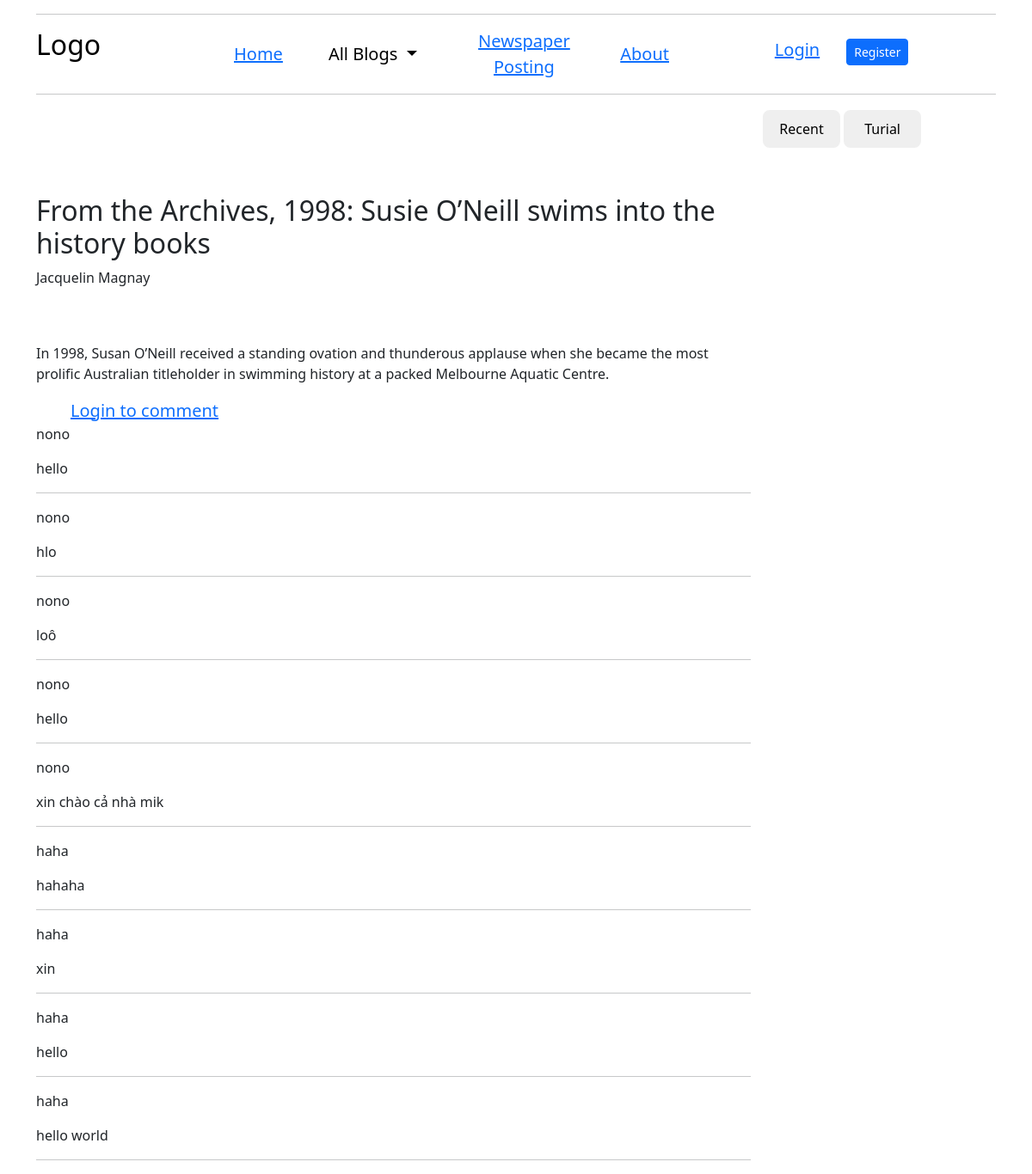
Page /detail/1/ on the committed database.
### myhome/models.py (models this page shows, shortened)
class Post(models.Model):
    title = models.CharField(max_length=300)
    description = models.TextField()
    create_at = models.DateTimeField(auto_now_add=True)
    category = models.CharField(max_length=20,)
    image = models.CharField( max_length=300,blank=True, null=True)
    author = models.CharField(max_length=100,null=True, blank=True)

class Comment(models.Model):
    user = models.CharField(max_length=1000)
    comment = models.TextField()
    created_at = models.DateTimeField(auto_now_add=True)
    post = models.ForeignKey(Post, on_delete=models.CASCADE,related_name='comments')

### myhome/views.py (the view)
# urls.py: path('detail/<int:post_id>/', views.detail, name='detail'),
def detail(request, post_id):
    post = Post.objects.get(id=post_id)
    comments = Comment.objects.all()
    return render(request, 'posts/detail.html', {'post':post,'comments':comments} )

### myhome/templates/posts/detail.html
{% extends 'pages/base.html' %}
{% block category %}
  <h2>{{ post.title }}</h2>
  <p class="post_author">{{ post.author }}</p>
  <img src="{{ post.image }}" alt="" class="image"/><br><br>
  <p>{{post.description}}</p>
  {% if user.is_authenticated %}
  <form method="POST" action="{% url 'comment' post_id=post.id author=user.username %}">
    {% csrf_token %}
    <label for="user_comment">comment</label>
    <input type="text" id="user_comment" name="user_comment">
    <button type="submit">POST</button>
  </form><br><br><br><br>
  {% for comment in comments %}
    <p>{{ comment.user }}</p>
    <p>{{ comment.comment }}</p>
  {%endfor %}
  {% else %}
  <a href="127.0.0.1:8000/login">Login to comment</a>
  {% endif %}
  {% for comment in comments %}
    <p>{{ comment.user }}</p>
    <p>{{ comment.comment }}</p>
    <hr>
  {%endfor %}
{% endblock %}

### myhome/templates/pages/base.html (shortened to what this page needs)
<!DOCTYPE html>
<html lang="en">
  <head>
    {% load static %}
    <link rel="stylesheet" href="{% static 'css/styles.css' %}" />
    <link href="https://cdn.jsdelivr.net/npm/bootstrap-icons@1.5.0/font/bootstrap-icons.css" rel="stylesheet">
    <link
      href="https://cdn.jsdelivr.net/npm/bootstrap@5.2.3/dist/css/bootstrap.min.css"
      rel="stylesheet"
    />
  </head>
  <body>
    <div class="container">
      <hr>
      <div class="row">
        <div class="col col-xl-2">
          <h2 class="logo">Logo</h2>
        </div>
        <div class="col col-xl-">
          <div class="navigation">
            <a href="http://127.0.0.1:8000/home/">Home</a>
            <div class="dropdown">
              <button
    class="btn btn-red dropdown-toggle"
    type="button"
    id="dropdownMenuButton"
    data-mdb-toggle="dropdown"
    aria-expanded="false"
  >
    All Blogs
            </button>
            </div>
            <a href="http://127.0.0.1:8000/create">Newspaper Posting</a>
            <a href="http://127.0.0.1:8000/about">About</a>
          </div>
        </div>
        <div class="col col-xl-4 ">
          {% if  user.is_authenticated %}
            <div class="log">
              <p>Hello, {{user.username}}</p>
              <button class ='btnSign_out'> <a href="http://127.0.0.1:8000/logout/"><i class="bi bi-box-arrow-left"></i></a></button>
            </div>
              {% else %}
              <button class="btnLogin"><a href="http://127.0.0.1:8000/login/">Login</a></button>
              <a class="btn btn-sm btn-primary m-2"  href="http://127.0.0.1:8000/register">Register</a>
            {% endif %}
        </div>
      </div>
      <hr>
      <div class="row">
        <div class="col col-lg-9" id="main">
          {% block category %}
          {% endblock %}
        </div>
        <div class="col-lg-3">
          <div class="row right-sidebar" >
            <button class="recent">Recent</button>
            <button class="turial">Turial</button>
          </div>
        </div>
      </div>
    </div>
  </body>
</html>

### static/css/styles.css (style rules this page uses)
.navigation { display: flex; color: black; align-items: center; }
.navigation .btn { color: black; text-decoration: none; font-weight: 500; margin-left: 40px; font-size: 20px; }
#main { margin-top: 100px; }
.logo { font-size: 2em; color: black; -webkit-user-select: none; -moz-user-select: none; user-select: none; }
.right-sidebar { display: block; color: hotpink; }
.right-sidebar button { display: inline_block; width: 33%; border: 2px solid #fff; padding: 10px; border-radius: 10px; }
.btnLogin { width: 130px; height: 50px; background: transparent; border: 2px solid #fff; outline: none; border-radius: 6px; cursor: #fff; font-weight: 500; margin-left: 40px; transform: 0.5s; }
a { text-align: center; font-size: 20px; color: black; text-decoration: none; font-weight: 500; margin-left: 40px; }
a::after { content: ""; left: 0; bottom: -6px; width: 100%; height: 3px; background-color: red; border-radius: 5px; transform: scale(0); transition: transform 0.5s; }

### rows in the picture
Post: title "From the Archives, 1998: Susie O’Neill swims into the history books", author "Jacquelin Magnay", description "In 1998, Susan O’Neill received a standing ovation and thunderous applause when she became the most prolific Australian titleholder in swimming history at a packed Melbourne Aquatic Centre."
Comment: user "nono", comment "hello"
Comment: user "nono", comment "hlo"
Comment: user "nono", comment "loô"
Comment: user "nono", comment "hello"
Comment: user "nono", comment "xin chào cả nhà mik"
Comment: user "haha", comment "hahaha"
Comment: user "haha", comment "xin"
Comment: user "haha", comment "hello"
Comment: user "haha", comment "hello world"
